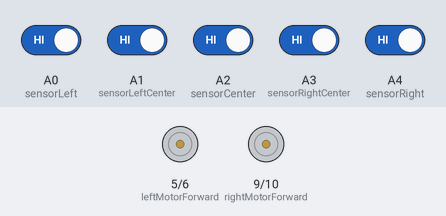
Simulated run of this sketch. Board: Arduino Uno, built with avr-gcc and run on an emulated ATmega328P. On the bench: motor-driver pin pairs drawn as motors (green arrow = first pin HIGH = forward, orange = second pin HIGH = backward, longer = more drive). Inputs (shaded band) come from the test bench; at power-on: A0 (sensorLeft), A1 (sensorLeftCenter), A2 (sensorCenter), A3 (sensorRightCenter), A4 (sensorRight) HIGH.

Above: at 1.2 s.
1.3 s: A0 (sensorLeft) driven LOW
At 2.2 s:
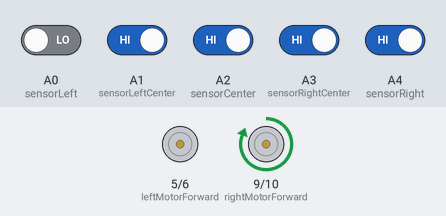
2.8 s: A2 (sensorCenter) driven LOW
At 3.3 s:
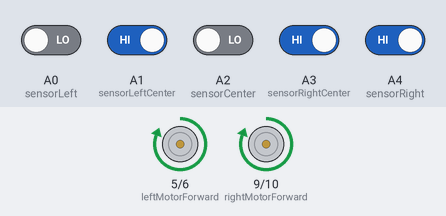
4.3 s: A2 (sensorCenter) driven HIGH
At 5.5 s:
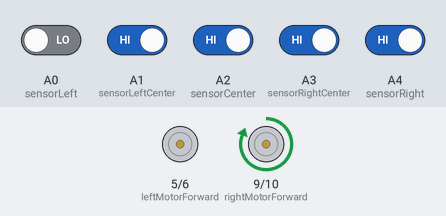
5.8 s: A3 (sensorRightCenter) driven LOW
At 6.8 s:
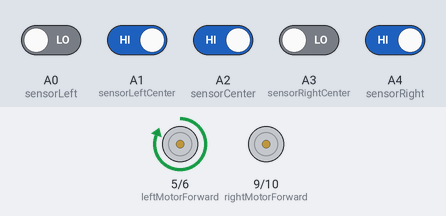
7.3 s: A3 (sensorRightCenter) driven HIGH
At 7.9 s:
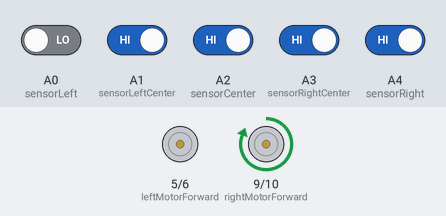
Timing chart, 0 to 9.8 s (numbered marks = the images above; inputs shaded):
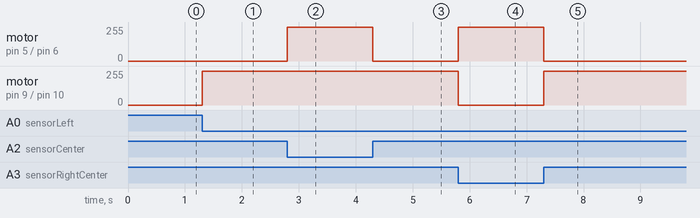

Measured:
- after the input at 1.3 s, motor on pin 9 (rightMotorForward) / pin 10 (rightMotorBackward): stopped → forward 255/255 at once
- after the input at 2.8 s, motor on pin 5 (leftMotorForward) / pin 6 (leftMotorBackward): stopped → forward 255/255 at once
- after the input at 4.3 s, motor on pin 5 (leftMotorForward) / pin 6 (leftMotorBackward): forward 255/255 → stopped at once
- after the input at 5.8 s, motor on pin 5 (leftMotorForward) / pin 6 (leftMotorBackward): stopped → forward 255/255 at once; motor on pin 9 (rightMotorForward) / pin 10 (rightMotorBackward): forward 255/255 → stopped at once
- after the input at 7.3 s, motor on pin 5 (leftMotorForward) / pin 6 (leftMotorBackward): forward 255/255 → stopped at once; motor on pin 9 (rightMotorForward) / pin 10 (rightMotorBackward): stopped → forward 255/255 at once

The sketch:

line_following_precise.ino
```cpp
// Pin definitions
const int leftMotorForward = 5;
const int leftMotorBackward = 6;
const int rightMotorForward = 9;
const int rightMotorBackward = 10;
const int ENA=3;
const int ENB=11;

// IR sensor pins
const int sensorLeft = A0;
const int sensorLeftCenter = A1;
const int sensorCenter = A2;
const int sensorRightCenter = A3;
const int sensorRight = A4;

void setup() {
  // Set motor pins as outputs
  pinMode(leftMotorForward, OUTPUT);
  pinMode(leftMotorBackward, OUTPUT);
  pinMode(rightMotorForward, OUTPUT);
  pinMode(rightMotorBackward, OUTPUT);

  // Set sensor pins as inputs
  pinMode(sensorLeft, INPUT);
  pinMode(sensorLeftCenter, INPUT);
  pinMode(sensorCenter, INPUT);
  pinMode(sensorRightCenter, INPUT);
  pinMode(sensorRight, INPUT);
}

void loop() {
  // Read sensor values
  int leftValue = digitalRead(sensorLeft);
  int leftCenterValue = digitalRead(sensorLeftCenter);
  int centerValue = digitalRead(sensorCenter);
  int rightCenterValue = digitalRead(sensorRightCenter);
  int rightValue = digitalRead(sensorRight);

  // Control logic
  if (centerValue == LOW) {
    // Move forward
    moveForward();
  } else if (leftCenterValue == LOW) {
    // Turn left
    turnLeft();
  } else if (rightCenterValue == LOW) {
    // Turn right
    turnRight();
  } else if (leftValue == LOW) {
    // Slightly turn left
    slightTurnLeft();
  } else if (rightValue == LOW) {
    // Slightly turn right
    slightTurnRight();
  } else {
    // Stop if no line is detected
    stop();
  }
}

void moveForward() {
  digitalWrite(leftMotorForward, HIGH);
  digitalWrite(rightMotorForward, HIGH);
  digitalWrite(leftMotorBackward, LOW);
  digitalWrite(rightMotorBackward, LOW);
}

void turnLeft() {
  digitalWrite(leftMotorForward, LOW);
  digitalWrite(rightMotorForward, HIGH);
  digitalWrite(leftMotorBackward, LOW);
  digitalWrite(rightMotorBackward, LOW);
}

void turnRight() {
  digitalWrite(leftMotorForward, HIGH);
  digitalWrite(rightMotorForward, LOW);
  digitalWrite(leftMotorBackward, LOW);
  digitalWrite(rightMotorBackward, LOW);
}

void slightTurnLeft() {
  digitalWrite(leftMotorForward, LOW);
  digitalWrite(rightMotorForward, HIGH);
  digitalWrite(leftMotorBackward, LOW);
  digitalWrite(rightMotorBackward, LOW);
}

void slightTurnRight() {
  digitalWrite(leftMotorForward, HIGH);
  digitalWrite(rightMotorForward, LOW);
  digitalWrite(leftMotorBackward, LOW);
  digitalWrite(rightMotorBackward, LOW);
}

void stop() {
  digitalWrite(leftMotorForward, LOW);
  digitalWrite(rightMotorForward, LOW);
  digitalWrite(leftMotorBackward, LOW);
  digitalWrite(rightMotorBackward, LOW);
}
```
